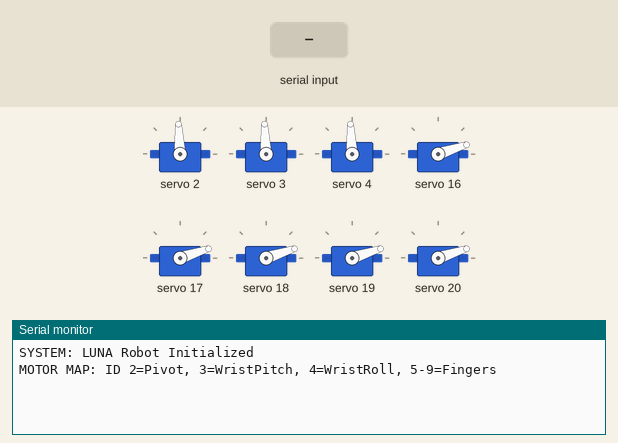
Simulated run of this sketch. Board: ESP32. Shown: 8 × servo, the last lines printed to the serial monitor. The inputs (shaded band) are chosen by the test bench.

Above: at 1.2 s.
1.3 s: "RESET,1>" received over Serial
At 2.7 s:
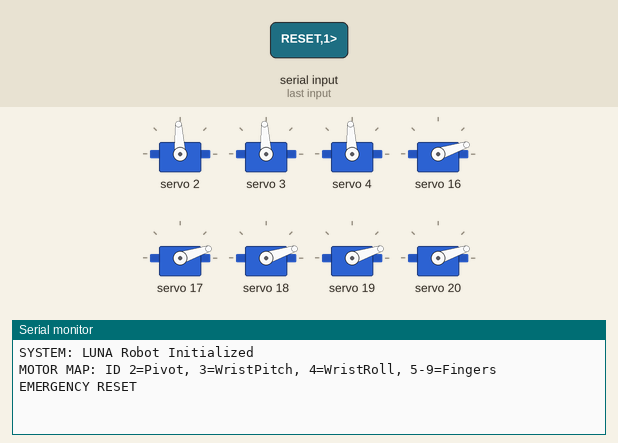
3.8 s: "RESET,1>" received over the second serial link
At 6.6 s:
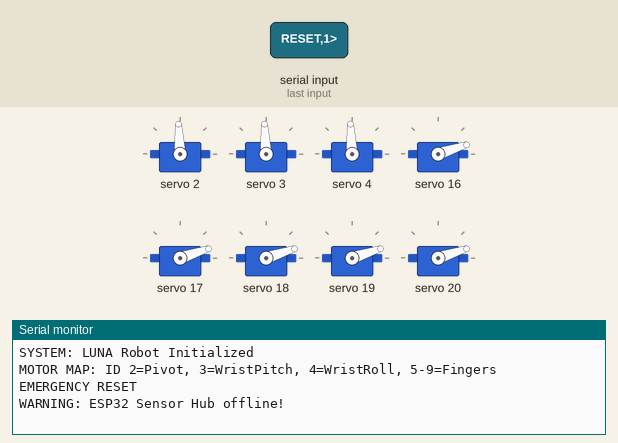
6.8 s: ",>" received over Serial
At 9.0 s:
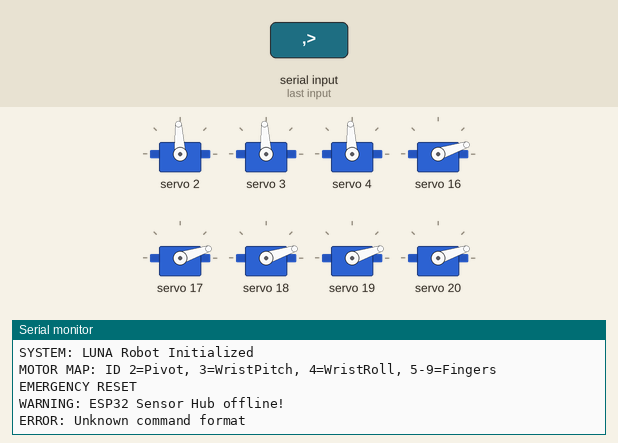
9.3 s: "STATUS>" received over Serial
At 11.2 s:
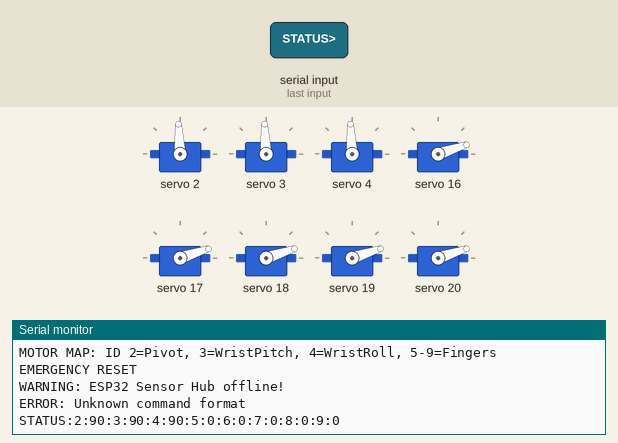
11.8 s: "D:>" received over the second serial link
At 12.3 s:
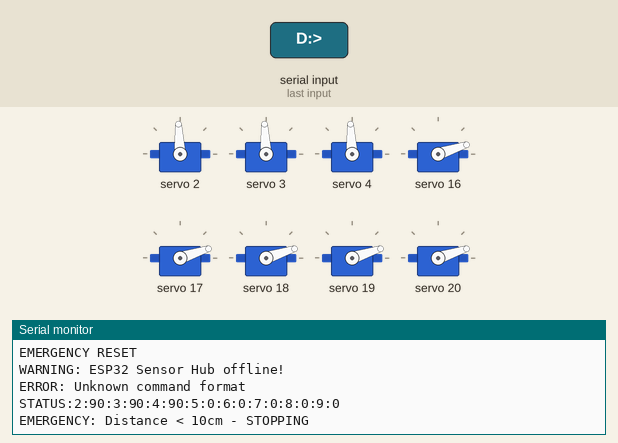

Measured:
- after the input at 1.3 s, the serial monitor: prints a new line after 1.0 s (image 1)
- after the input at 3.8 s, the serial monitor: prints a new line after 2.0 s (image 2)
- after the input at 6.8 s, the serial monitor: prints a new line after 1.0 s (image 3)
- after the input at 9.3 s, the serial monitor: prints a new line after 1.0 s (image 4)
- after the input at 11.8 s, the serial monitor: prints a new line at once (image 5)

The sketch:

arduino_main.ino
```cpp
#include <Wire.h>
#include <Adafruit_PWMServoDriver.h>

// Initialize Drivers
Adafruit_PWMServoDriver pcaArm = Adafruit_PWMServoDriver(0x40); // Arm motors
Adafruit_PWMServoDriver pcaHand = Adafruit_PWMServoDriver(0x41); // Hand motors

// Safety Vars
int distance = 9999;
bool emergencyStop = false;
unsigned long lastSensorPacketTime = 0;
bool sensorHubOnline = false;
bool debugMode = false;

// Motor state tracking
int motorAngles[10] = {0}; // IDs 0-9 (0-1 unused, but array for indexing)

void setup() {
  Serial.begin(115200);  // USB to Laptop
  Serial1.begin(115200); // RX1/TX1 to ESP32 (via TXB0104)

  // Initialize PCA9685 boards
  pcaArm.begin();
  pcaArm.setPWMFreq(50);
  pcaHand.begin();
  pcaHand.setPWMFreq(50);

  // Initialize all motors to safe position
  for (int i = 2; i <= 9; i++) {
    if (i < 5) {
      motorAngles[i] = 90; // Center position for arm
    } else {
      motorAngles[i] = 0;   // Open position for fingers
    }
    moveServo(i, motorAngles[i]);
  }

  lastSensorPacketTime = millis();
  Serial.println("SYSTEM: LUNA Robot Initialized");
  Serial.println("MOTOR MAP: ID 2=Pivot, 3=WristPitch, 4=WristRoll, 5-9=Fingers");
}

void loop() {
  // 1. Listen to ESP32 (Safety Layer)
  if (Serial1.available()) {
    String packet = Serial1.readStringUntil('>');
    lastSensorPacketTime = millis();
    sensorHubOnline = true;

    // Parse sensor data: "<D:150,AX:0.5>"
    if (packet.indexOf("D:") >= 0) {
      // Extract distance
      int dStart = packet.indexOf("D:") + 2;
      int dEnd = packet.indexOf(",", dStart);
      if (dEnd < 0) dEnd = packet.length();

      distance = packet.substring(dStart, dEnd).toInt();

      // Forward to Laptop for processing
      if (debugMode) {
        Serial.println("SENSOR DATA: <" + packet + ">");
      }

      // Safety check: Emergency stop if too close (NO automatic clear - cleared ONLY on RESET command)
      if (distance < 10 && !emergencyStop) {
        emergencyStop = true;
        Serial.println("EMERGENCY: Distance < 10cm - STOPPING");
        // Move to safe position
        moveServo(2, 90);
        moveServo(3, 90);
        moveServo(4, 90);
      }
    }
  }

  // Watchdog: If ESP32 is offline for >2s, warn laptop
  if (sensorHubOnline && (millis() - lastSensorPacketTime > 2000)) {
    sensorHubOnline = false;
    distance = 9999;
    Serial.println("WARNING: ESP32 Sensor Hub offline!");
  }

  // 2. Listen to Laptop (Command Layer)
  if (Serial.available()) {
    String cmd = Serial.readStringUntil('\n');
    cmd.trim();

    if (!emergencyStop || cmd.startsWith("RESET")) {
      parseCommand(cmd);
    } else {
      Serial.println("BLOCKED: Emergency stop active");
    }
  }
}

void parseCommand(String cmd) {
  // Single motor command: "M:ID:ANGLE"
  if (cmd.startsWith("M:")) {
    int firstDivider = cmd.indexOf(':');
    int secondDivider = cmd.lastIndexOf(':');

    if (firstDivider >= 0 && secondDivider > firstDivider) {
      int motorID = cmd.substring(firstDivider + 1, secondDivider).toInt();
      int angle = cmd.substring(secondDivider + 1).toInt();

      // Safety: Block IDs 0 and 1 (removed shoulder)
      if (motorID == 0 || motorID == 1) {
        Serial.println("ERROR: Motor ID " + String(motorID) + " is removed");
        return;
      }

      // Validate range
      if (motorID >= 2 && motorID <= 9 && angle >= 0 && angle <= 180) {
        moveServo(motorID, angle);
      } else {
        Serial.println("ERROR: Invalid motor ID or angle");
      }
    }
  }
  // Batch command: "B:ID:ANGLE:ID:ANGLE:..."
  else if (cmd.startsWith("B:")) {
    parseBatchCommand(cmd);
  }
  // Emergency reset
  else if (cmd.startsWith("RESET")) {
    emergencyStop = false;
    Serial.println("EMERGENCY RESET");
  }
  // Debug mode toggle
  else if (cmd.startsWith("DEBUG:ON")) {
    debugMode = true;
    Serial.println("DEBUG: MODE ENABLED");
  }
  else if (cmd.startsWith("DEBUG:OFF")) {
    debugMode = false;
    Serial.println("DEBUG: MODE DISABLED");
  }
  // Status check
  else if (cmd.startsWith("STATUS")) {
    String statusStr = "STATUS";
    for (int i = 2; i <= 9; i++) {
      statusStr += ":" + String(i) + ":" + String(motorAngles[i]);
    }
    Serial.println(statusStr);
  }
  // Ping-Pong watchdog protocol (B1 Upgrade)
  else if (cmd.startsWith("PING")) {
    Serial.println("PONG");
  }
  else {
    Serial.println("ERROR: Unknown command format");
  }
}

void parseBatchCommand(String cmd) {
  // Format: "B:2:90:3:180:4:90"
  int idx = 2; // Skip "B:"
  int len = cmd.length();

  while (idx < len) {
    int col1 = cmd.indexOf(':', idx);
    if (col1 < 0) break;

    int motorID = cmd.substring(idx, col1).toInt();

    int col2 = cmd.indexOf(':', col1 + 1);
    int angle;
    if (col2 < 0) {
      angle = cmd.substring(col1 + 1).toInt();
      idx = len;
    } else {
      angle = cmd.substring(col1 + 1, col2).toInt();
      idx = col2 + 1;
    }

    // Safety limits
    if (motorID != 0 && motorID != 1 && motorID >= 2 && motorID <= 9 && angle >= 0 && angle <= 180) {
      moveServo(motorID, angle);
    }
  }

  if (debugMode) {
    Serial.println("BATCH: Commands executed");
  }
}

void moveServo(int id, int angle) {
  // CRITICAL SAFETY: Split-Logic PWM Mapping
  // DS-Series motors (7.4V) have physical stops - over-driving causes stall current
  int pulse;

  if (id >= 2 && id <= 4) {
    // High-Torque DS-Series Motors (DS51150, DS5180 @ 7.4V)
    // SAFE RANGE: 102-512 PWM counts (prevents stalling)
    pulse = map(angle, 0, 180, 102, 512);
  }
  else if (id >= 5 && id <= 9) {
    // Standard Finger Servos (6V)
    // STANDARD RANGE: 150-600 PWM counts
    pulse = map(angle, 0, 180, 150, 600);
  }
  else {
    Serial.println("ERROR: Invalid motor ID " + String(id));
    return;
  }

  // Store angle
  motorAngles[id] = angle;

  // Route to appropriate PCA board
  if (id >= 2 && id <= 4) {
    // Arm motors (PCA Board #1)
    pcaArm.setPWM(id, 0, pulse);
    if (debugMode) {
      Serial.println("ARM: Motor " + String(id) + " -> " + String(angle) + "° (PWM: " + String(pulse) + ")");
    }
  }
  else if (id >= 5 && id <= 9) {
    // Hand motors (PCA Board #2)
    int channel = id - 5;
    pcaHand.setPWM(channel, 0, pulse);
    if (debugMode) {
      Serial.println("HAND: Motor " + String(id) + " (Ch" + String(channel) + ") -> " + String(angle) + "° (PWM: " + String(pulse) + ")");
    }
  }
}
```
